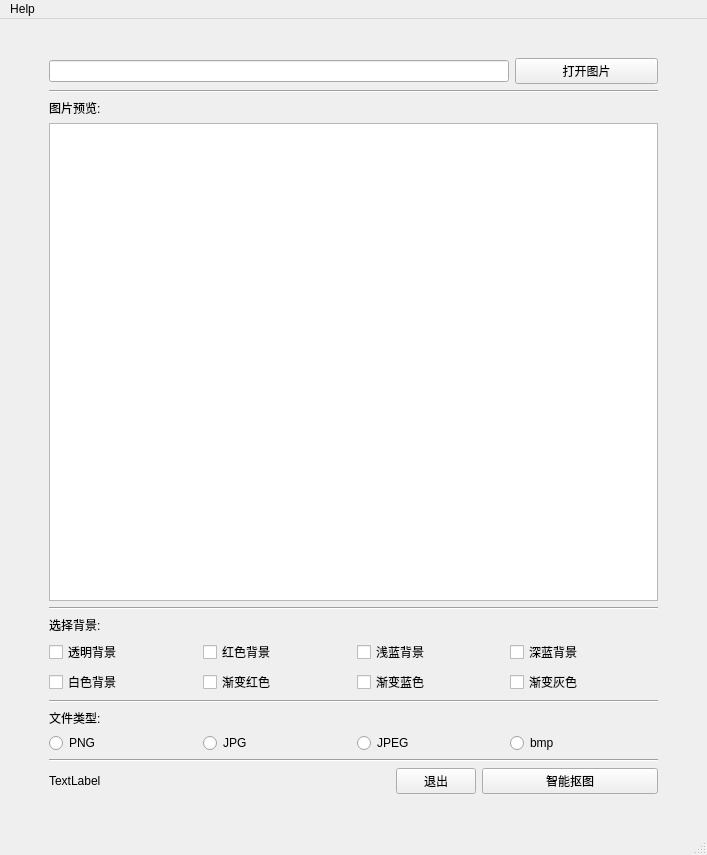
<?xml version="1.0" encoding="UTF-8"?>
<ui version="4.0">
 <class>MainWindow</class>
 <widget class="QMainWindow" name="MainWindow">
  <property name="geometry">
   <rect>
    <x>0</x>
    <y>0</y>
    <width>707</width>
    <height>855</height>
   </rect>
  </property>
  <property name="windowTitle">
   <string>MainWindow</string>
  </property>
  <widget class="QWidget" name="centralwidget">
   <layout class="QVBoxLayout" name="verticalLayout_4">
    <item>
     <layout class="QVBoxLayout" name="verticalLayout_3">
      <property name="leftMargin">
       <number>40</number>
      </property>
      <property name="topMargin">
       <number>30</number>
      </property>
      <property name="rightMargin">
       <number>40</number>
      </property>
      <property name="bottomMargin">
       <number>30</number>
      </property>
      <item>
       <layout class="QHBoxLayout" name="horizontalLayout">
        <item>
         <widget class="QLineEdit" name="inputPic">
          <property name="cursor">
           <cursorShape>ArrowCursor</cursorShape>
          </property>
         </widget>
        </item>
        <item>
         <widget class="QPushButton" name="openButton">
          <property name="text">
           <string>             打开图片             </string>
          </property>
         </widget>
        </item>
       </layout>
      </item>
      <item>
       <widget class="Line" name="line_4">
        <property name="orientation">
         <enum>Qt::Horizontal</enum>
        </property>
       </widget>
      </item>
      <item>
       <widget class="QLabel" name="label_4">
        <property name="text">
         <string>图片预览:</string>
        </property>
       </widget>
      </item>
      <item>
       <widget class="QGraphicsView" name="graphicsView">
        <property name="minimumSize">
         <size>
          <width>400</width>
          <height>400</height>
         </size>
        </property>
        <property name="baseSize">
         <size>
          <width>300</width>
          <height>300</height>
         </size>
        </property>
        <property name="autoFillBackground">
         <bool>true</bool>
        </property>
       </widget>
      </item>
      <item>
       <widget class="Line" name="line">
        <property name="orientation">
         <enum>Qt::Horizontal</enum>
        </property>
       </widget>
      </item>
      <item>
       <layout class="QVBoxLayout" name="verticalLayout">
        <item>
         <widget class="QLabel" name="label_2">
          <property name="text">
           <string>选择背景:</string>
          </property>
         </widget>
        </item>
        <item>
         <layout class="QGridLayout" name="gridLayout">
          <item row="0" column="0">
           <widget class="QCheckBox" name="checkBox">
            <property name="text">
             <string>透明背景</string>
            </property>
           </widget>
          </item>
          <item row="0" column="1">
           <widget class="QCheckBox" name="checkBox_2">
            <property name="text">
             <string>红色背景</string>
            </property>
           </widget>
          </item>
          <item row="0" column="2">
           <widget class="QCheckBox" name="checkBox_4">
            <property name="text">
             <string>浅蓝背景</string>
            </property>
           </widget>
          </item>
          <item row="0" column="3">
           <widget class="QCheckBox" name="checkBox_5">
            <property name="text">
             <string>深蓝背景</string>
            </property>
           </widget>
          </item>
          <item row="1" column="0">
           <widget class="QCheckBox" name="checkBox_3">
            <property name="text">
             <string>白色背景</string>
            </property>
           </widget>
          </item>
          <item row="1" column="1">
           <widget class="QCheckBox" name="checkBox_9">
            <property name="text">
             <string>渐变红色</string>
            </property>
           </widget>
          </item>
          <item row="1" column="2">
           <widget class="QCheckBox" name="checkBox_8">
            <property name="text">
             <string>渐变蓝色</string>
            </property>
           </widget>
          </item>
          <item row="1" column="3">
           <widget class="QCheckBox" name="checkBox_10">
            <property name="text">
             <string>渐变灰色</string>
            </property>
           </widget>
          </item>
         </layout>
        </item>
       </layout>
      </item>
      <item>
       <widget class="Line" name="line_2">
        <property name="orientation">
         <enum>Qt::Horizontal</enum>
        </property>
       </widget>
      </item>
      <item>
       <layout class="QVBoxLayout" name="verticalLayout_2">
        <item>
         <widget class="QLabel" name="label_3">
          <property name="text">
           <string>文件类型:</string>
          </property>
         </widget>
        </item>
        <item>
         <layout class="QGridLayout" name="gridLayout_2">
          <item row="0" column="0">
           <widget class="QRadioButton" name="radioButton">
            <property name="text">
             <string>PNG</string>
            </property>
           </widget>
          </item>
          <item row="0" column="2">
           <widget class="QRadioButton" name="radioButton_3">
            <property name="text">
             <string>JPEG</string>
            </property>
           </widget>
          </item>
          <item row="0" column="1">
           <widget class="QRadioButton" name="radioButton_2">
            <property name="text">
             <string>JPG</string>
            </property>
           </widget>
          </item>
          <item row="0" column="3">
           <widget class="QRadioButton" name="radioButton_4">
            <property name="text">
             <string>bmp</string>
            </property>
           </widget>
          </item>
         </layout>
        </item>
       </layout>
      </item>
      <item>
       <widget class="Line" name="line_3">
        <property name="orientation">
         <enum>Qt::Horizontal</enum>
        </property>
       </widget>
      </item>
      <item>
       <layout class="QHBoxLayout" name="horizontalLayout_2">
        <item>
         <widget class="QLabel" name="label">
          <property name="text">
           <string>TextLabel</string>
          </property>
         </widget>
        </item>
        <item>
         <spacer name="horizontalSpacer">
          <property name="orientation">
           <enum>Qt::Horizontal</enum>
          </property>
          <property name="sizeHint" stdset="0">
           <size>
            <width>40</width>
            <height>20</height>
           </size>
          </property>
         </spacer>
        </item>
        <item>
         <widget class="QPushButton" name="pushButton_2">
          <property name="text">
           <string>退出</string>
          </property>
         </widget>
        </item>
        <item>
         <widget class="QPushButton" name="pushButton">
          <property name="text">
           <string>                  智能抠图                  </string>
          </property>
         </widget>
        </item>
       </layout>
      </item>
     </layout>
    </item>
   </layout>
  </widget>
  <widget class="QMenuBar" name="menubar">
   <property name="geometry">
    <rect>
     <x>0</x>
     <y>0</y>
     <width>707</width>
     <height>22</height>
    </rect>
   </property>
   <widget class="QMenu" name="menuHelp">
    <property name="title">
     <string>Help</string>
    </property>
    <addaction name="actionHelp"/>
   </widget>
   <addaction name="menuHelp"/>
  </widget>
  <widget class="QStatusBar" name="statusbar"/>
  <action name="actionHelp">
   <property name="text">
    <string>Help</string>
   </property>
  </action>
 </widget>
 <resources/>
 <connections/>
</ui>
